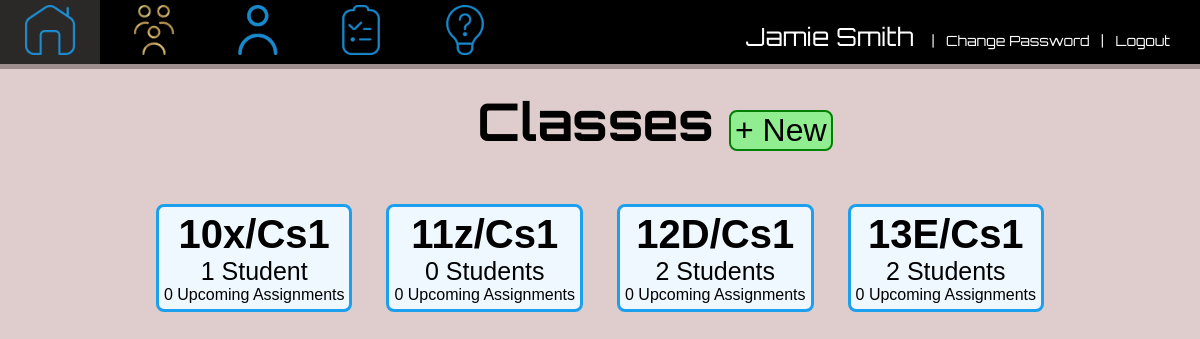
The page /class/list (signed in) on the database its author committed.
### app1/models.py (models this page shows, shortened)
class Class(models.Model):
    name = models.CharField(max_length=200, unique=True)
    class Meta:
        verbose_name_plural ="Classes"

### app1/views.py (the view)
# urls.py: path("class/list", views.classList, name = "classList"),
def classList(request):
    if request.user.is_staff:
        currentUser = User.objects.get(username = request.user.username)
        template = loader.get_template("classlist.html")
        classes = Class.objects.all().values().order_by("name")#get list of dictionaries representing all class records from the database
        for eachClass in classes:
            students = Student.objects.filter(className = eachClass["name"]).count() #returns the number of students whose className attribute matches the name of the class
            upcomingAssignments = Assignment.objects.filter(className_id = eachClass["id"]).exclude(dueDate__lt = datetime.date.today()).count() #returns the number of assignments set for the class whose due date is after the current date (i.e. number of upcoming assignments)
            eachClass["students"] = students
            eachClass["assignments"] = upcomingAssignments
        context = { #data passed to HTML template
            "allClasses" : classes,
            "currentUser": currentUser
        }
        return HttpResponse(template.render(context, request))
    else:
        return redirect("/")

### templates/classlist.html (shortened to what this page needs)
<!DOCTYPE html PUBLIC>
<html lang="en">
    {% extends "basestaff.html" %}
    {%load static%}
    {%block navigation%}
    <div class = "navigation">
        <div class = "element" onclick = "window.location = '/'"> <img class = "home" src = "{% static 'images/home_inactive.png'%}"> </div>
        <div class = "element" onclick = "window.location = '/class/list'"> <img class = "classes" src = "{% static 'images/classes_active.gif'%}"> </div>
        <div class = "element" onclick = "window.location = '/users/list'"> <img class = "students" src = "{% static 'images/students_inactive.png'%}"></div>
        <div class = "element" onclick = "window.location = '/assignments/list'"> <img class = "assignments" src = "{% static 'images/assignments_inactive.png'%}"> </div>
        <div class = "element" onclick = "window.location = '/questions/list'"> <img class = "questions" src = "{% static 'images/questions_inactive.png'%}"> </div>
        <div class = "nameContainer"> <p class = "name"><span class = "name">{{currentUser.first_name}} {{currentUser.last_name}} </span>&nbsp;&nbsp;  |&nbsp;&nbsp; <a class = "logout" href = "/changepassword">Change Password</a> &nbsp;&nbsp;|&nbsp;&nbsp; <a class = "logout" href = "{% url 'logout' %}">Logout</a></p> </div>
    </div>
    {%endblock%}
    {% block content%}
    <link rel = "stylesheet" href = "{% static '/css/classlist.css'%}">
    <body>
        <div class = "headingcontainer">
            <div class = "heading"><h1 class = "heading">Classes </h1><div class = "newClass" onclick = "window.location = '/class/add'" ><span> + New </span></div></div></div>
        <div class = "container">
            {% for class in allClasses %}
            <div class = "displayedClasses" onclick = "window.location = '/class/details/{{class.id}}'">
                <span class = className>{{class.name}}</span> <br>
                {% if class.students == 1%}
                <span class = classStudents> {{class.students}} Student </span>
                {%else%}
                <span class = classStudents> {{class.students}} Students </span>
                {%endif%}
                <br>
                {% if class.assignments == 1%}
                <span class = classAssignments> {{class.assignments}} Upcoming Assignment </span>
                {%else%}
                <span class = classAssignments> {{class.assignments}} Upcoming Assignments </span>
                {%endif%}
            </div>
            {% endfor %}
        </div>
        <br>
        <br>
    </body>
    {% endblock %}

### static/css/base.css (style rules this page uses)
body { background-color:rgba(202, 172, 172, 0.6); }
h1 { font-family: 'Orbitron', serif; font-weight: bold; font-size:45px; }
.navigation { position:fixed; top:0; left:0; right:0; background-color:black; background-size: 100%; box-shadow: 0px 5px rgba(118, 101, 101, 0.6); z-index: 1000; }
div.element { display:inline-block; width: 100px; height:64px; }
img { height: 50px; margin-top: 5px; margin-bottom: 5px; margin-left: 5px; text-align:center; }
p.name { color:white; display:inline; text-align:top; font-family: "Orbitron", sans-serif; font-size:14px; }
span.name { font-size:25px; font-family: "Orbitron", sans-serif; }
div.nameContainer { position:absolute; top:21px; right:30px; }
a.logout { color:white; text-decoration: none; }
.home { margin-left: 25px; }
.assignments { margin-left:24px; }
h1 { margin-top:80px; }

### static/css/basestaff.css (style rules this page uses)
img { height: 50px; margin-top: 5px; margin-bottom: 5px; margin-left: 5px; text-align:center; }
.home { margin-left: 25px; }
.classes { margin-left: 30px; }
.students { margin-left:26px; }
.assignments { margin-left:24px; }
.questions { margin-left:24px; }
.navigation { position:fixed; top:0; left:0; right:0; background-color:black; background-size: 100%; box-shadow: 0px 5px rgba(118, 101, 101, 0.6); z-index: 1000; }
div.element { display:inline-block; width: 100px; height:64px; }
h1 { margin-top: 80px; margin-left: 10px; font-size:52px; }
body { background-color:rgba(202, 172, 172, 0.6); background-repeat:no-repeat; background-attachment: fixed; }
p.name { color:white; display:inline; text-align:top; font-family: "Orbitron", sans-serif; font-size:14px; }
span.name { font-size:25px; font-family: "Orbitron", sans-serif; }
div.nameContainer { position:absolute; top:21px; right:30px; }
a.logout { color:white; text-decoration: none; }
::placeholder { font-style: italic; }
span.name { display:inline; }

### static/css/classlist.css (style rules this page uses)
.displayedClasses { display:inline-block; border: 3px solid #1ca0ee; background-color:aliceblue; border-radius: 8px; text-align:center; padding: 5px; margin: 15px; font-family: Tahoma, Geneva, Verdana, sans-serif; transition: transform 0.5s, background-color 0.5s; }
.className { font-size: 40px; font-weight: bold; }
.classStudents { font-size: 25px; }
.heading, .newClass { display:inline-block; }
.newClass { margin-left: 15px; text-align:center; border: 2px solid green; background-color:lightgreen; border-radius: 8px; font-size: 32px; transition: transform 0.25s, background-color 0.25s; display: inline-block; width:100px; }
span { font-family: Tahoma, Geneva, Verdana, sans-serif; }
.container { text-align:center; }
div.heading { text-align: center; width: 200px; margin:auto; }
h1.heading, .newClass { transform:translateX(50px) }
div.headingcontainer, div.heading { width: 100%; display: block; }
h1.heading { display: inline-block; }
h1.heading { animation-name:heading; animation-duration: 1s; animation-fill-mode: both; }
div.newClass { animation-name:new; animation-duration: 0.5s; animation-delay: 0.75s; animation-fill-mode: backwards; }
div.displayedClasses { animation-name:displayedClasses; animation-duration: 1s; animation-fill-mode: backwards; }

### rows shown on the page
Class: name "10x/Cs1", students "1", assignments "0"
Class: name "11z/Cs1", students "0", assignments "0"
Class: name "12D/Cs1", students "2", assignments "0"
Class: name "13E/Cs1", students "2", assignments "0"

### other values the page prints
{{ currentUser.first_name }} "Jamie"
{{ currentUser.last_name }} "Smith"
